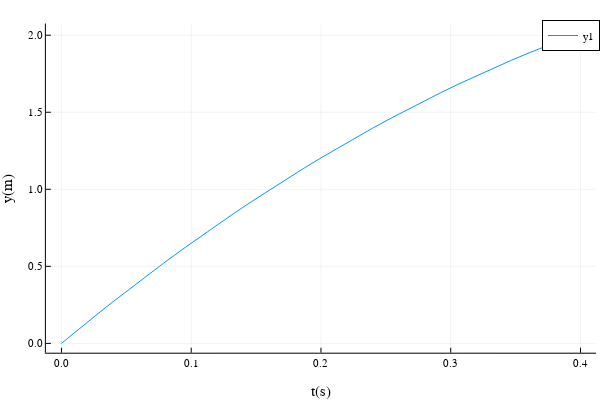

The notebook cell saved with this chart:
### Code cell
plotly()
plot(y₀, 0, 0.4)
plot!(xlab="t(s)", ylab="y(m)")

### Figure 1 — Plotly figure (JSON) as saved in the notebook; plotly's stock layout.template omitted (floating-point values rounded to 4 significant figures)
{"data": [{"colorbar": {"len": 0.9143, "title": "", "x": 0.9934, "y": 0.533}, "legendgroup": "y1", "line": {"color": "rgba(0, 154, 250, 1.000)", "dash": "solid", "shape": "linear", "width": 1}, "mode": "lines", "name": "y1", "showlegend": true, "type": "scatter", "x": [0, 0.004129, 0.02832, 0.03957, 0.05465, 0.06711, 0.0787, 0.09324, 0.1063, 0.1212, 0.1324, 0.1467, 0.1597, 0.1745, 0.1863, 0.2009, 0.2121, 0.2279, 0.2397, 0.2531, 0.2663, 0.2809, 0.2921, 0.3062, 0.3192, 0.3326, 0.3462, 0.3604, 0.3716, 0.3971, 0.4], "xaxis": "x", "y": [0, 0.02882, 0.1943, 0.2693, 0.3679, 0.4477, 0.5205, 0.6101, 0.6886, 0.7765, 0.8408, 0.9212, 0.9928, 1.072, 1.134, 1.208, 1.264, 1.34, 1.396, 1.457, 1.516, 1.579, 1.626, 1.683, 1.735, 1.786, 1.836, 1.886, 1.924, 2.006, 2.015], "yaxis": "y"}], "layout": {"annotations": [], "height": 400, "legend": {"bgcolor": "rgba(255, 255, 255, 1.000)", "bordercolor": "rgba(0, 0, 0, 1.000)", "borderwidth": 1, "font": {"color": "rgba(0, 0, 0, 1.000)", "family": "sans-serif", "size": 11}, "title": {"font": {"color": "rgba(0, 0, 0, 1.000)", "family": "sans-serif", "size": 15}, "text": ""}, "tracegroupgap": 0, "traceorder": "normal", "x": 1, "xanchor": "auto", "y": 1, "yanchor": "auto"}, "margin": {"b": 20, "l": 0, "r": 0, "t": 20}, "paper_bgcolor": "rgba(255, 255, 255, 1.000)", "plot_bgcolor": "rgba(255, 255, 255, 1.000)", "showlegend": true, "width": 600, "xaxis": {"anchor": "y", "domain": [0.07647, 0.9934], "gridcolor": "rgba(0, 0, 0, 0.100)", "gridwidth": 0.5, "linecolor": "rgba(0, 0, 0, 1.000)", "mirror": false, "range": [-0.012, 0.412], "showgrid": true, "showline": true, "showticklabels": true, "tickangle": 0, "tickcolor": "rgb(0, 0, 0)", "tickfont": {"color": "rgba(0, 0, 0, 1.000)", "family": "sans-serif", "size": 11}, "tickmode": "array", "ticks": "inside", "ticktext": ["0.0", "0.1", "0.2", "0.3", "0.4"], "tickvals": [0, 0.1, 0.2, 0.3, 0.4], "title": "t(s)", "titlefont": {"color": "rgba(0, 0, 0, 1.000)", "family": "sans-serif", "size": 15}, "type": "-", "visible": true, "zeroline": false, "zerolinecolor": "rgba(0, 0, 0, 1.000)"}, "yaxis": {"anchor": "x", "domain": [0.07581, 0.9902], "gridcolor": "rgba(0, 0, 0, 0.100)", "gridwidth": 0.5, "linecolor": "rgba(0, 0, 0, 1.000)", "mirror": false, "range": [-0.06046, 2.076], "showgrid": true, "showline": true, "showticklabels": true, "tickangle": 0, "tickcolor": "rgb(0, 0, 0)", "tickfont": {"color": "rgba(0, 0, 0, 1.000)", "family": "sans-serif", "size": 11}, "tickmode": "array", "ticks": "inside", "ticktext": ["0.0", "0.5", "1.0", "1.5", "2.0"], "tickvals": [0, 0.5, 1, 1.5, 2], "title": "y(m)", "titlefont": {"color": "rgba(0, 0, 0, 1.000)", "family": "sans-serif", "size": 15}, "type": "-", "visible": true, "zeroline": false, "zerolinecolor": "rgba(0, 0, 0, 1.000)"}}}
